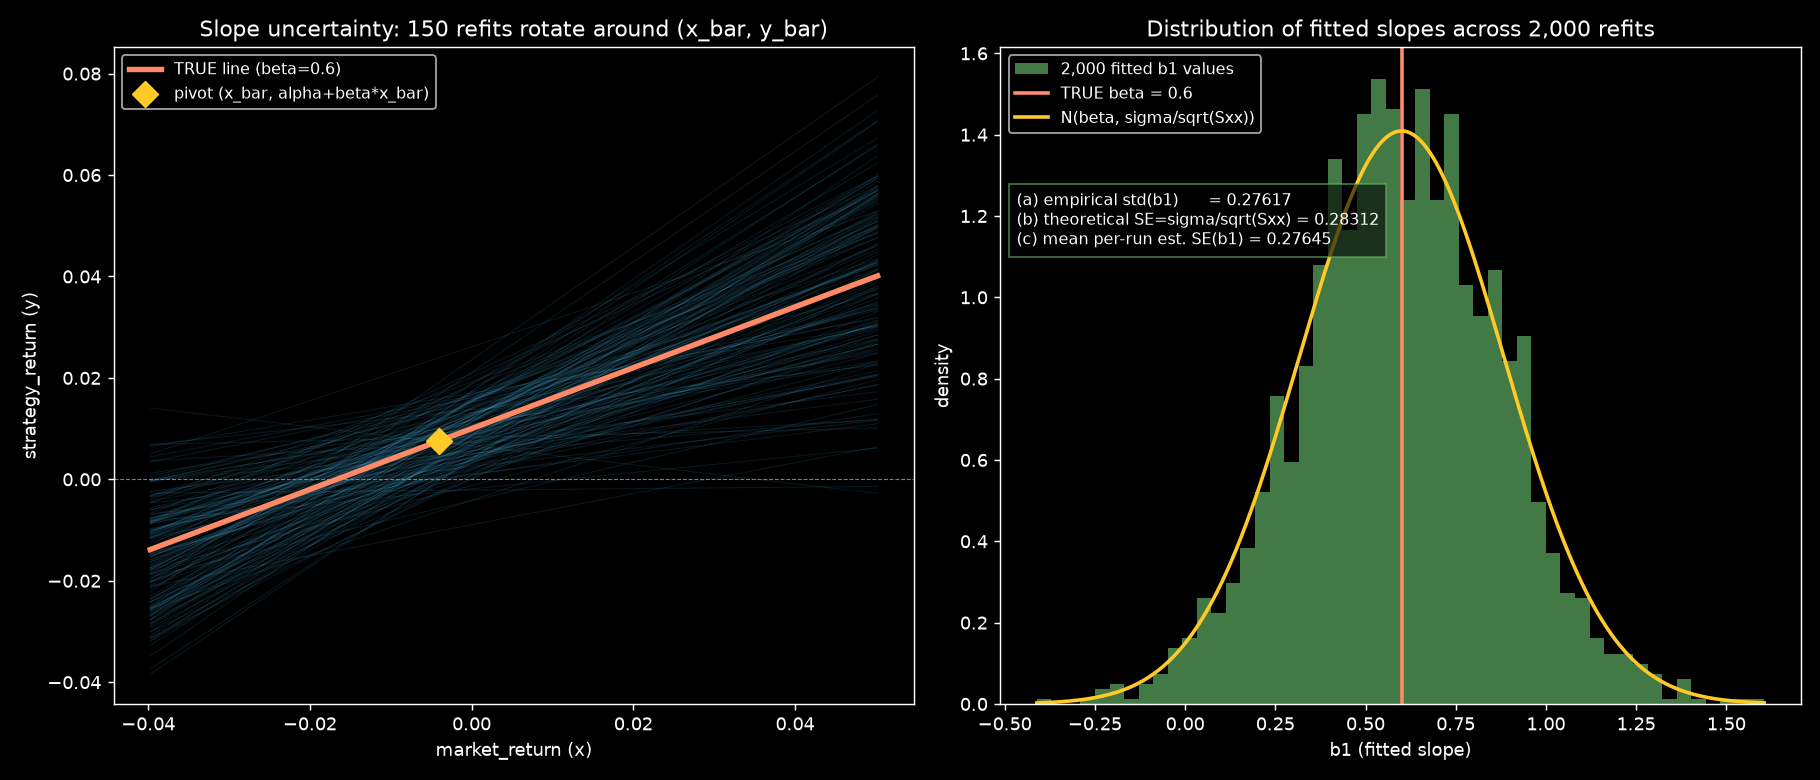

Write the Python code that produced this figure.
"""
Step 52 [MATH-MODE] — isolating SLOPE uncertainty (SE(b1)), companion to
52_mathmode_confidence_vs_prediction_band.py.

That script's confidence band combines two sources of uncertainty: the ybar term
(1/n) and the slope term ((x0-xbar)^2/Sxx, the part that makes the band flare wider
away from xbar). This script isolates the slope term alone: refit OLS on 2,000 fresh
datasets (SAME x-values every time, only the noise redrawn) and look directly at how
much b1 itself varies.

Standalone script — does NOT touch 52_alpha_beta_concept_and_powergrid.ipynb, or any
#54/#55 file.
"""
import numpy as np
import matplotlib.pyplot as plt
from scipy import stats

plt.style.use('dark_background')

# --- Identical toy setup to 52_mathmode_confidence_vs_prediction_band.py ---
rng = np.random.default_rng(7)
n = 15
TRUE_ALPHA = 0.01
TRUE_BETA = 0.6
NOISE_SIGMA = 0.02

# x generated ONCE, held fixed across every simulation -- SE(b1)=sigma/sqrt(Sxx) is
# conditional on the design (the x-values), so a fixed design is what makes the
# empirical spread of b1 comparable to the formula.
x = rng.normal(0, 0.03, n)
x_bar = x.mean()
Sxx = np.sum((x - x_bar) ** 2)

# --- 2,000 refits, fresh noise each time, x held fixed ---
N_SIM = 2000
b1_samples = np.empty(N_SIM)
se_b1_samples = np.empty(N_SIM)
lines_b0b1 = []

for i in range(N_SIM):
    noise = rng.normal(0, NOISE_SIGMA, n)
    y = TRUE_ALPHA + TRUE_BETA * x + noise
    y_bar = y.mean()
    Sxy = np.sum((x - x_bar) * (y - y_bar))
    b1 = Sxy / Sxx
    b0 = y_bar - b1 * x_bar
    yhat = b0 + b1 * x
    e = y - yhat
    sigma2_hat = np.sum(e ** 2) / (n - 2)
    se_b1 = np.sqrt(sigma2_hat / Sxx)

    b1_samples[i] = b1
    se_b1_samples[i] = se_b1
    if i < 150:
        lines_b0b1.append((b0, b1))

empirical_std_b1 = b1_samples.std(ddof=1)
theoretical_se = NOISE_SIGMA / np.sqrt(Sxx)
mean_estimated_se = se_b1_samples.mean()
mean_b1 = b1_samples.mean()

print(f"x_bar = {x_bar:.5f}, Sxx = {Sxx:.6f}")
print(f"mean of 2,000 b1 values      = {mean_b1:.4f}  (true beta = {TRUE_BETA})")
print(f"(a) empirical std of b1      = {empirical_std_b1:.5f}")
print(f"(b) theoretical SE = sigma/sqrt(Sxx) = {theoretical_se:.5f}")
print(f"(c) mean of per-run estimated SE(b1) = {mean_estimated_se:.5f}")
gap_pct = (theoretical_se - mean_estimated_se) / theoretical_se * 100
print(f"    gap (b vs c): {gap_pct:.2f}% -- expected direction is (c) slightly BELOW "
      f"(b) (Jensen's inequality on sqrt of sigma2_hat), flag only if this is large.")

# --- Figure: 2 panels ---
fig, axes = plt.subplots(1, 2, figsize=(14, 6))

# Panel 1: spaghetti plot
ax = axes[0]
x_line = np.linspace(x.min() - 0.01, x.max() + 0.01, 100)
for b0, b1 in lines_b0b1:
    ax.plot(x_line, b0 + b1 * x_line, color='#4fc3f7', alpha=0.12, linewidth=0.6)
ax.plot(x_line, TRUE_ALPHA + TRUE_BETA * x_line, color='#ff8a65', linewidth=3,
        label=f'TRUE line (beta={TRUE_BETA})', zorder=5)
pivot_y = TRUE_ALPHA + TRUE_BETA * x_bar
ax.scatter([x_bar], [pivot_y], color='#ffca28', marker='D', s=100, zorder=6,
           label=f'pivot (x_bar, alpha+beta*x_bar)')
ax.axhline(0, color='gray', lw=0.6, ls='--')
ax.set_xlabel('market_return (x)'); ax.set_ylabel('strategy_return (y)')
ax.set_title(f'Slope uncertainty: {len(lines_b0b1)} refits rotate around (x_bar, y_bar)')
ax.legend(fontsize=9, loc='upper left')

# Panel 2: histogram of b1 with theoretical normal overlay
ax = axes[1]
ax.hist(b1_samples, bins=50, density=True, color='#66bb6a', alpha=0.65, label='2,000 fitted b1 values')
ax.axvline(TRUE_BETA, color='#ff8a65', linewidth=2, label=f'TRUE beta = {TRUE_BETA}')
xs = np.linspace(b1_samples.min(), b1_samples.max(), 300)
ax.plot(xs, stats.norm.pdf(xs, TRUE_BETA, theoretical_se), color='#ffca28', linewidth=2,
        label=f'N(beta, sigma/sqrt(Sxx))')
ax.set_xlabel('b1 (fitted slope)'); ax.set_ylabel('density')
ax.set_title('Distribution of fitted slopes across 2,000 refits')
ax.legend(fontsize=9, loc='upper left')
ax.text(0.02, 0.70,
        f"(a) empirical std(b1)      = {empirical_std_b1:.5f}\n"
        f"(b) theoretical SE=sigma/sqrt(Sxx) = {theoretical_se:.5f}\n"
        f"(c) mean per-run est. SE(b1) = {mean_estimated_se:.5f}",
        transform=ax.transAxes, fontsize=9, color='white',
        bbox=dict(facecolor='black', alpha=0.6, edgecolor='#66bb6a'))

plt.tight_layout()
out_path = __file__.replace('.py', '.png')
plt.savefig(out_path, dpi=130)
print(f"Saved: {out_path}")
